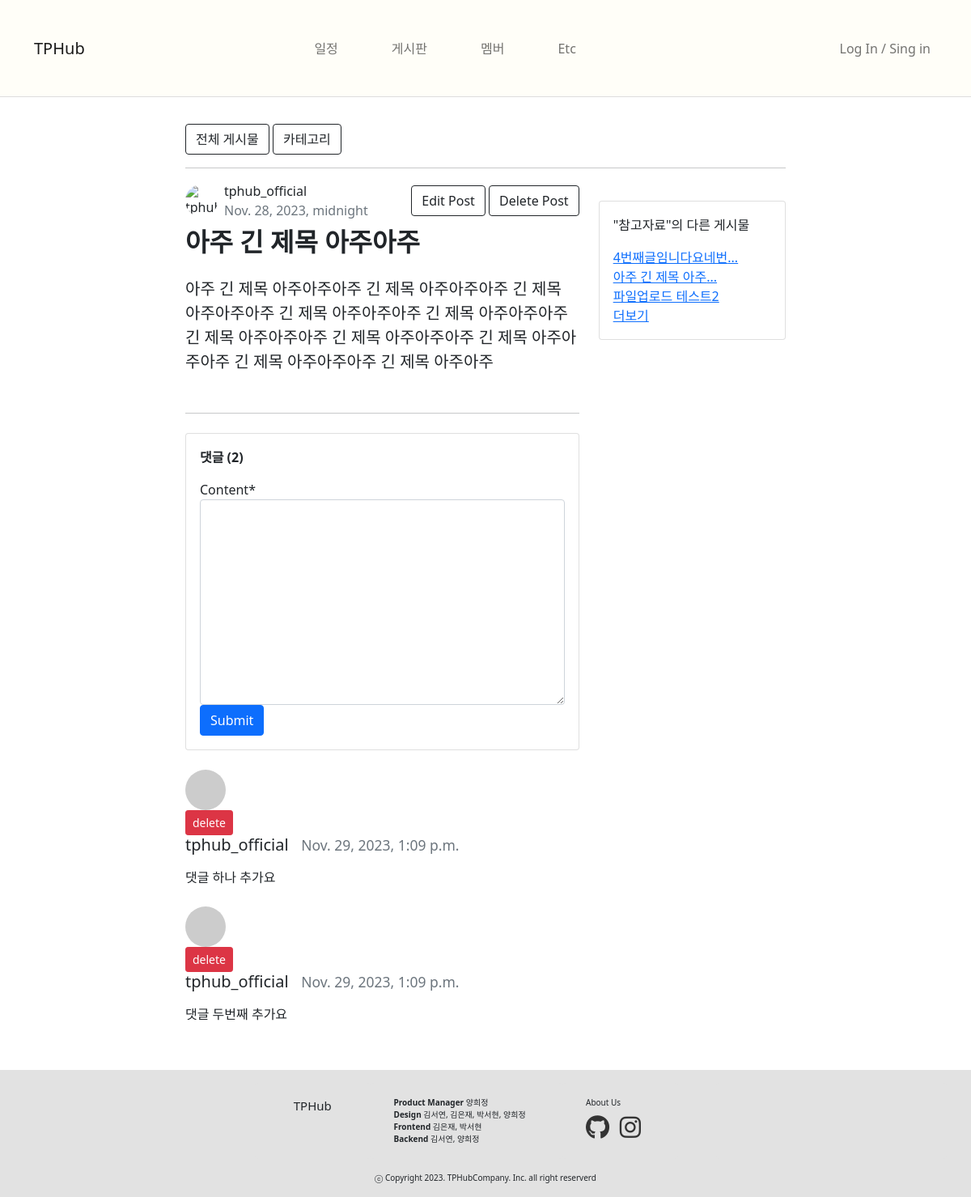
Screenshot of /board/4/ (signed in) with the database file from the repository.
### board/models.py (models this page shows, shortened)
class Post(models.Model):
    title = models.CharField(max_length=30)
    author = models.ForeignKey(User, null=True, blank=False, on_delete=models.SET_NULL)
    category = models.ForeignKey(Category, null=True, blank=False, on_delete=models.SET_NULL)
    content = models.TextField()
    file_upload = models.FileField(upload_to='blog/files/%Y/%m/%d/', blank=True)
    created_at = models.DateTimeField(auto_now_add=True)
    updated_at = models.DateTimeField(auto_now=True)
    def get_absolute_url(self):
        return f'/board/{self.pk}/'

class Comment(models.Model):
    post = models.ForeignKey(Post, on_delete=models.CASCADE)
    author = models.ForeignKey(User, on_delete=models.CASCADE)
    content = models.TextField()
    created_at = models.DateTimeField(auto_now_add=True)
    def __str__(self):
        return f'{self.author}::{self.content}'

class Category(models.Model):
    name = models.CharField(max_length=50, unique=True)
    slug = models.SlugField(max_length=200, unique=True, allow_unicode=True)
    hook_text = models.CharField(max_length=100, blank=True)
    head_image = models.ImageField(upload_to='board/category_images/%Y/%m/%d/', blank=False)
    def __str__(self):
        return self.name
    def get_absolute_url(self):
        return f'/board/category/{self.slug}'
    def get_queryset(self):
        return self.post_set.order_by('-pk')

### board/views.py (the view, shortened to what this page needs)
# urls.py: path('<int:pk>/', views.PostDetail.as_view()), # 글 상세보기
class PostDetail(LoginRequiredMixin, DetailView):
    model = Post
    def get_context_data(self, **kwargs):
        context = super(PostDetail, self).get_context_data()
        context['categories'] = Category.objects.all()
        context['comment_form'] = CommentForm
        return context

### board/templates/board/post_detail.html (shortened to what this page needs)
{% extends 'board/base.html' %}
{% block main_area %}
{% load static %}
{% load crispy_forms_tags %}
<link href="{% static 'blog/bootstrap/bootstrap.min.css' %}" rel="stylesheet" type="text/css">
<link rel="stylesheet" type="text/css" href="{% static 'board/css/comment.css' %}">
<div class="row">
    <div class="col-lg-8">
        <header class="mb-4">
            <div class="d-flex align-items-center justify-content-between mb-2">
                <div class="d-flex align-items-center">
                    <img src="{{ post.author.profile_picture.url }}" alt="{{ post.author.username }}'s profile picture" class="rounded-circle" height="40" width="40">
                    <div class="ms-2">
                        <div>{{ post.author.username }}</div>
                        <div class="text-muted"> {{ post.created_at }}</div>
                    </div>
                </div>
                {% if user.is_authenticated and user == post.author %}
                <div class>
                    <a class="btn btn-outline-dark" href="/board/update_post/{{ post.pk }}" role="button">Edit Post</a>
                    <a class="btn btn-outline-dark" href="/board/delete_post/{{ post.pk }}" role="button">Delete Post</a>
                </div>
                {% endif %}
            </div>
            <h1 class="fw-bolder mb-4" style="font-size: 2em;">{{ post.title }}</h1>
            <section class="mb-5">
                <p class="fs-5 mb-4">{{ post.content }}</p>
            </section>
        </header>
        <hr class="mb-4" style="margin-bottom: 5px;  margin-top: 30px;">
        <div id="comment-area">
            <div class="card my-4">
                <div class="card-body">
                    <div class="comment-header">
                        {% if post.comment_set.exists %}
                                <p>댓글 ({{ post.comment_set.count }})</p>
                            {% else %}
                                <p>댓글 (0)</p>
                            {% endif %}
                    </div>
                    {% if user.is_authenticated %}
                        <form id="comment-form" method="POST" action="{{ post.get_absolute_url }}new_comment/">
                            <div class="form-group comment-form">
                                {{ comment_form | crispy }}
                            </div>
                            <button type="submit" class="btn btn-primary">Submit</button>
                        </form>
                    {% else %}
                        <a role="button" class="btn btn-outline-dark btn-block btn-sm" href="#" data-toggle="modal"
                       data-target="#loginModal">
                        Log in and leave a comment
                    </a>
                    {% endif %}
                </div>
            </div>
            {% if post.comment_set.exists %}
            {% for comment in post.comment_set.iterator %}
                <div class="media mb-4" id="comment-{{ comment.pk }}">
                    <img class="d-flex mr-3 rounded-circle" src="http://placehold.it/50x50" alt="">
                    <div class="media-body">
                        {% if user.is_authenticated and comment.author == user %}
                            <div class="float-right">
                                <a role="button"
                                   href="#"
                                   id="comment-{{ comment.pk }}-delete-modal-btn"
                                   class="btn btn-sm btn-danger"
                                   data-toggle="modal" data-target="#deleteCommentModal-{{ comment.pk }}">
                                    delete
                                </a>
                            </div>
                        {% endif %}
                            <h5 class="mt-0">{{ comment.author.username }} &nbsp;&nbsp;<small class="text-muted">{{ comment.created_at }}</small></h5>
                            <p>{{ comment.content | linebreaks }}</p>
                    </div>
                </div>
            {% endfor %}
            {% endif %}
        </div>
    </div>
    <div class="col-lg-4">
        <div class="card my-4">
            <div class="card-body">
                <p>"{{ post.category }}"의 다른 게시물</p>
                {% for category in categories %}
                    {% if category == post.category %}
                        <ul class="list-unstyled mb-0">
                            {% for c in category.get_queryset|slice:":3" %}
                            <li>
                                <a href="{{ c.get_absolute_url }}">
                                    {{ c.title|slice:":10" }}{% if c.title|length > 10 %}...{% endif %}
                                </a>
                            </li>
                            {% endfor %}
                        </ul>
                        <a href="{{ category.get_absolute_url }}">더보기</a>
                    {% endif %}
                {% endfor %}
            </div>
        </div>
    </div>
</div>
{% endblock %}

### board/static/board/css/comment.css (style rules this page uses)
.card-body { border: 1px solid rgba(0, 0, 0, 0); }
.comment-header { font-weight: bold; margin-bottom: 10px; }
#comment-form textarea::placeholder { width: 100%; color: #ced4da; }

### rows the page displays
Post: author.username "tphub_official", created_at "Nov. 28, 2023, midnight", title "아주 긴 제목 아주아주", content "아주 긴 제목 아주아주아주 긴 제목 아주아주아주 긴 제목 아주아주아주 긴 제목 아주아주아주 긴 제목 아주아주아주 긴 제목 아주아주아주 긴 제목 아주아주아주 긴 제목 아주아주아주 긴 제목 아주아주아주 긴 제목 아주아주", comment_set.count "2", category "참고자료", title "아주 긴 제목 아주"
Comment: author.username "tphub_official", created_at "Nov. 29, 2023, 1:09 p.m.", content "댓글 하나 추가요"
Comment: author.username "tphub_official", created_at "Nov. 29, 2023, 1:09 p.m.", content "댓글 두번째 추가요"
Post: title "4번째글임니다요네번"
Post: title "파일업로드 테스트2"
